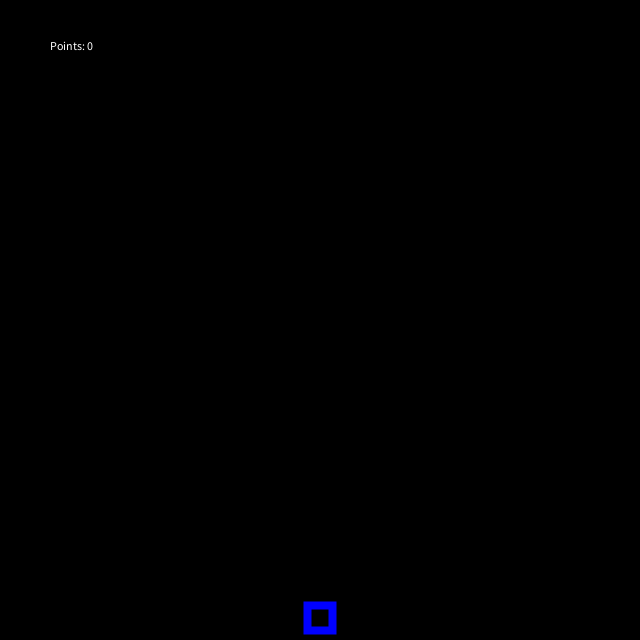
Frame 1 (no input)
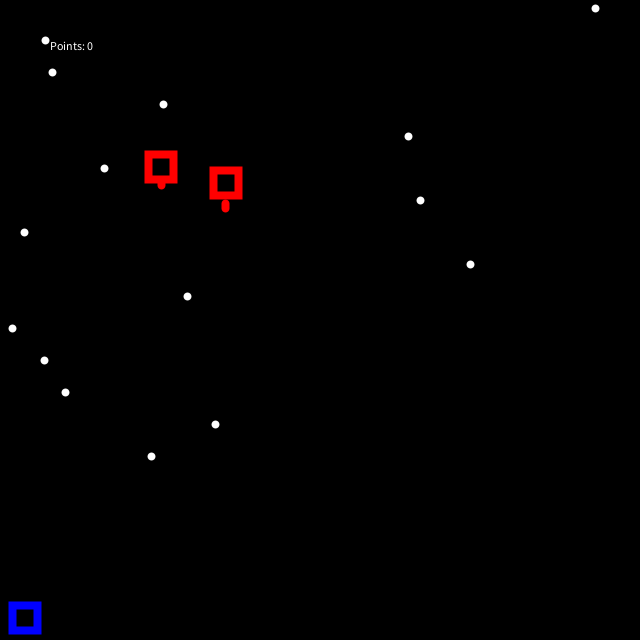
Frame 60 (the mouse pressed at the canvas centre just before this capture)
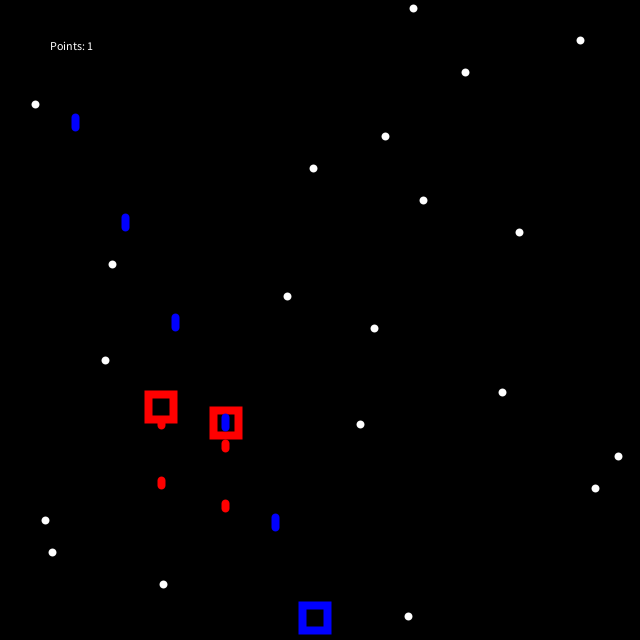
Frame 120 (the mouse held since frame 60 and released just before this capture)

The Processing sketch that drew these frames (run headless with seeded random() and noise(); from frame 60 on, the mouse is pressed at the canvas centre):

// Processing sketch: Final
// ── Final.pde

Myself myself;
ArrayList<Enemy> enemies;
ArrayList<Bullet> myBullets;
ArrayList<Bullet> eneBullets;
ArrayList<Star> stars = new ArrayList<Star>();
int points;
int level = 1;
int frequency = 4;


void setup(){
  size(640, 640);
  rectMode(CENTER);
  myself = new Myself();
  enemies = new ArrayList<Enemy>();
  myBullets = new ArrayList<Bullet>();
  eneBullets = new ArrayList<Bullet>(); 
}

void draw(){
  background(0);
  text("Points: " + points, 50, 50);
  drawStar();
  
  myself.display();
  for(Enemy enemy: enemies){
    enemy.display();
  }
  for(Bullet bullet: myBullets){
    bullet.display();
  }
  for(Bullet bullet: eneBullets){
    bullet.display();
  }

  myself.update();
  ArrayList<Enemy> nextEnemies = new ArrayList<Enemy>();
  for(Enemy enemy: enemies){
    enemy.update();
    if(!enemy.isDead){
      nextEnemies.add(enemy);
    }
  }
  enemies = nextEnemies;
  ArrayList<Bullet> nextMyBullets = new ArrayList<Bullet>();
  for(Bullet bullet: myBullets){
    bullet.update();
    if(!bullet.isDead){
      nextMyBullets.add(bullet);
    }
  }
  myBullets = nextMyBullets;
  ArrayList<Bullet> nextEneBullets = new ArrayList<Bullet>();
  for(Bullet bullet: eneBullets){
    bullet.update();
    if(!bullet.isDead){
      nextEneBullets.add(bullet);
    }
  }
  eneBullets = nextEneBullets;
  if(random(1) < 0.02){
    enemies.add(new Enemy());
  }
}

void drawStar() {
  strokeWeight(8);
  stroke(255);
  if (frameCount % frequency == 0) {
    Star myStar = new Star();
    stars.add(myStar);
  }
  for (int i = 0; i<stars.size(); i++) {
    Star currentStar = stars.get(i);
    currentStar.drawStar();
  }
}


class Myself{
  
  PVector loc;
  float size;
  int coolingTime;
  boolean isDead;
  
  Myself(){
    size = 25;
    loc = new PVector(width / 2, height - size / 2 - 10);
    coolingTime = 0;
    isDead = false;
  }
  
  
  
  void display(){
    if(isDead){
      fill(255, 255, 0);
      stroke(0, 255, 0); 
    } else {
      noFill();
      stroke(0, 0, 255);
    }
    rect(loc.x, loc.y, size, size);
  }
  


  
  void update(){
    isDead = false;
    float dmx = mouseX - loc.x;
    dmx = constrain(dmx, -5, 5);
    loc.x += dmx;
    coolingTime++;
    if(mousePressed && coolingTime >= 10){
      myBullets.add(new Bullet());
      coolingTime = 0;
    }
    for(Bullet b: eneBullets){
      if((loc.x - size / 2 <= b.loc.x && b.loc.x <= loc.x + size / 2)
         && (loc.y - size / 2 <= b.loc.y && b.loc.y <= loc.y + size / 2)){
        isDead = true;
        b.isDead = true;
        points --;
        break;
      }
    }
    for(Enemy e: enemies){
      if(abs(loc.x - e.loc.x) < size / 2 + e.size / 2 && abs(loc.y - e.loc.y) < size / 2 + e.size / 2){
        isDead = true;
        e.isDead = true;
        points --;
        break;
      }
    }
  }
}


class Star {
  float x, y;
  int vy;
  
  Star() { 
    this.x = random(width);
    this.y = 0;
    this.vy = 8;
  }
  
  void drawStar() {
    y+=vy;
    point(x,y);
    
  }
}

class Bullet{
  
  PVector loc;
  float vel;
  boolean isMine;
  boolean isDead;
  
  Bullet(){
    loc = new PVector(myself.loc.x, myself.loc.y);
    vel = -10;
    isMine = true;
  }
  
  Bullet(Enemy enemy){
    loc = new PVector(enemy.loc.x, enemy.loc.y);
    vel = 5;
    if(points >= level * 5){
    vel += 2; 
    }
    isMine = false;
  }
  
  void display(){
    if(isMine){
      stroke(0, 0, 255);
    } else {
      stroke(255, 0, 0);    
    }
    line(loc.x, loc.y, loc.x, loc.y + vel);    
  }

  void update(){
    loc.y += vel;
    if((vel > 0 && loc.y > height) || (vel < 0 && loc.y < 0)){
      isDead = true;
    }
  }  
}

class Enemy{

  PVector loc;
  float vel;
  float size;
  int coolingTime;
  boolean isDead;
  int level;
  
  Enemy(){
    size = 25;
    loc = new PVector(random(size / 2, width - size / 2), -size / 2);
    vel = 3;
    coolingTime = int(random(60));
    isDead = false;
  }
  
  void display(){
    noFill();
    stroke(255, 0, 0);
    rect(loc.x, loc.y, size, size);
  }

  void update(){
    loc.y += vel;
    if(loc.y > height){
      isDead = true;
    }
    coolingTime++;
    if(coolingTime >= 60){
      eneBullets.add(new Bullet(this));
      coolingTime = 0;
    }
    if(points >= level * 5){
    vel += 1; 
    level ++;
    }
    for(Bullet b: myBullets){
      if((loc.x - size / 2 <= b.loc.x && b.loc.x <= loc.x + size / 2)
         && (loc.y - size / 2 <= b.loc.y && b.loc.y <= loc.y + size / 2)){
        isDead = true;
        b.isDead = true;
        points ++;
        break;
      }
    }
  }    
}
